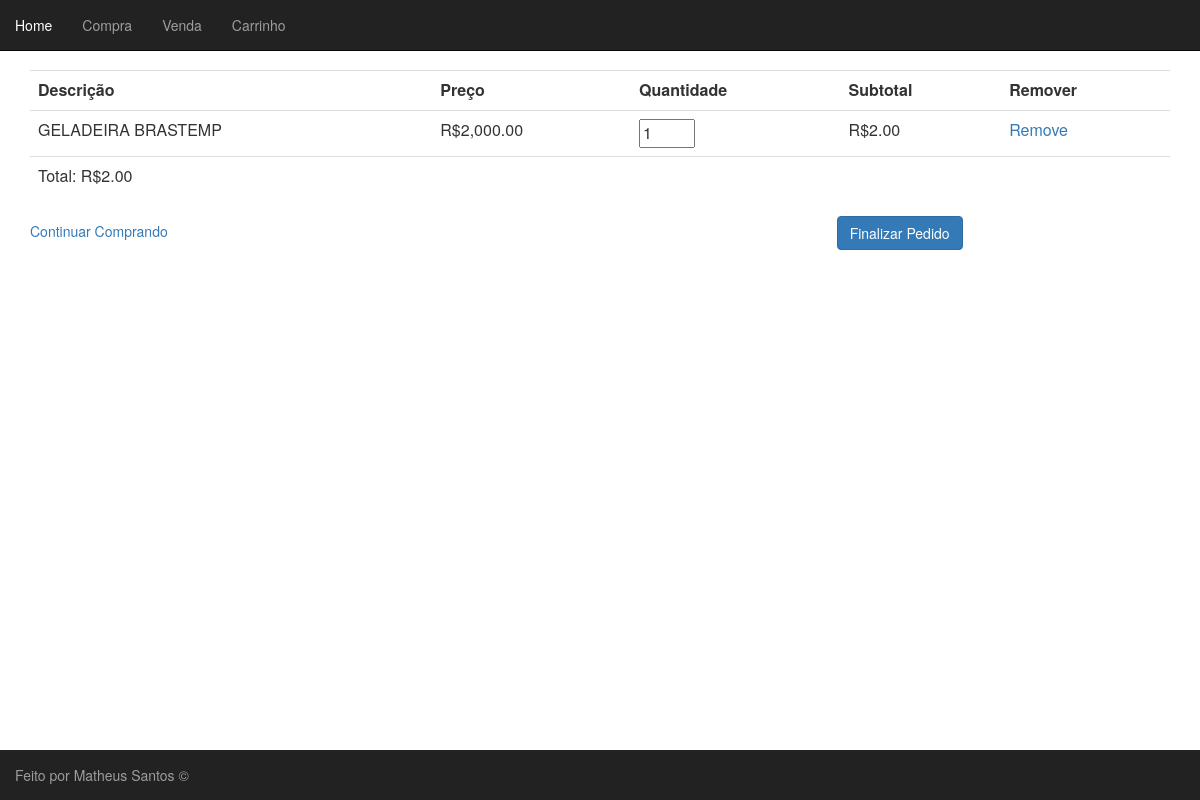
Screenshot of /carrinho.php?acao=add&id=23 with the database file from the repository.
### tables this page shows
CREATE TABLE `mercadorias` (
  `IDMercadoria` int(11) NOT NULL,
  `TpMercadorias` varchar(45) NOT NULL,
  `DsMercadoria` varchar(45) NOT NULL,
  `PriceMercadoria` decimal(30,2) NOT NULL,
  `image` varchar(100) NOT NULL
);

### carrinho.php (the view, shortened to what this page needs)
<?php
if (isset($_GET['acao'])) {
	if ($_GET['acao'] == 'add') {
		$id = intval($_GET["id"]);
	}
}
?>
<html>
	<?php
	require ("cabecalho.php");
	?>
	<body>
		<div class="container"><table class="table">
			<tr>
				<th>Descrição</th><th>Preço</th><th>Quantidade</th><th>Subtotal</th><th>Remover</th>
			</tr>
			<form action="checkout.php" method="post">
				<?php
				require ("conexao.php");
				if (count($_SESSION['carrinho']) == 0) {
					echo '<tr><td colspan="5">O carrinho está vazio</td> </tr> ';
				} else {
					foreach ($_SESSION['carrinho'] as $id => $qtd) {
						$res1 = mysqli_query($con, "SELECT * FROM Mercadorias WHERE IDMercadoria='$id'");
						$linha1 = mysqli_fetch_assoc($res1);
						$nome = $linha1['DsMercadoria'];
						$preco = number_format($linha1['PriceMercadoria'],2);
						$subtotal= number_format($linha1['PriceMercadoria'],2) * $qtd;
						@$total += $subtotal;
    				echo '<tr><td>' . $nome . '</td>
						<td>R$' . $preco . '</td>
						<td><input type="text" size="3" name="prod['.$id.']" value="'.$qtd.'">
						<td>R$' . number_format($subtotal, 2) . '</td>
						<td><a href="?acao=apagar&id='.$id.'" >Remove</a></td></tr>';
					}
echo '<tr><td colspan="5">Total: R$'.number_format($total,2).'</td></tr>';
				}
				echo '</table>';
								echo '<a href="Compra.php">Continuar Comprando</a>';
				?>
			<input type="submit" value="Finalizar Pedido"  class="btn btn-primary col-md-offset-7">
		</div>
	</body>
</html>
<?php
require ("footer.php");
?>

### css/Style.css (style rules this page uses)
html, body { height:100%; }
body { padding-top: 70px; }

### rows the page displays
mercadorias: DsMercadoria "GELADEIRA BRASTEMP", PriceMercadoria "2,000.00", value "1", PriceMercadoria "2.00"

### other values shown
$total "2.00"
